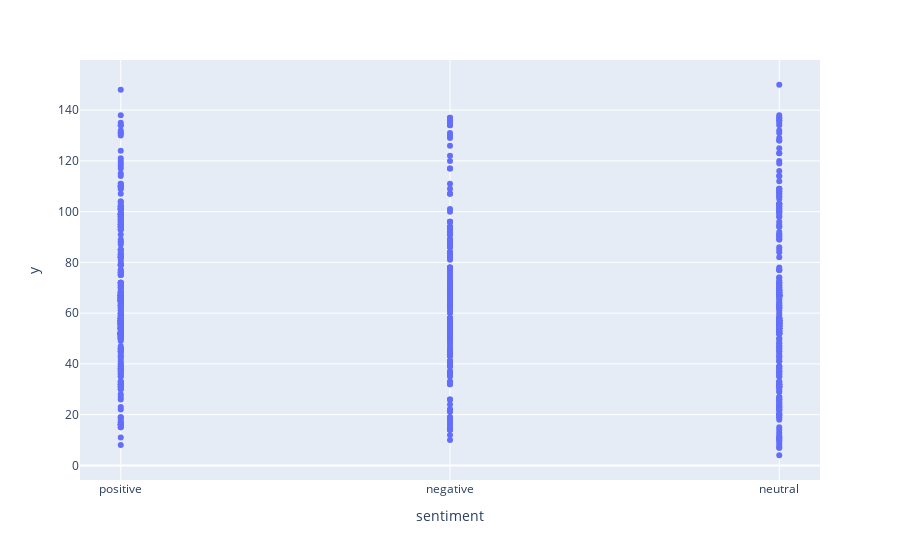

Notebook code cell kept with this figure:
### Code cell
px.scatter(data_frame=df,x='sentiment',y=df['text'].apply(len))

### Figure 1 — Plotly figure (JSON) as saved in the notebook; plotly's stock layout.template omitted (floating-point values rounded to 4 significant figures; data arrays with more than 128 entries replaced by an {"elided": "..."} marker saying what was removed)
{"data": [{"hovertemplate": "sentiment=%{x}<br>y=%{y}<extra></extra>", "legendgroup": "", "marker": {"color": "#636efa", "symbol": "circle"}, "mode": "markers", "name": "", "orientation": "v", "showlegend": false, "type": "scatter", "x": {"elided": "746 str values"}, "xaxis": "x", "y": {"elided": "746 int values"}, "yaxis": "y"}], "layout": {"legend": {"tracegroupgap": 0}, "margin": {"t": 60}, "xaxis": {"anchor": "y", "domain": [0, 1], "title": {"text": "sentiment"}}, "yaxis": {"anchor": "x", "domain": [0, 1], "title": {"text": "y"}}}}
